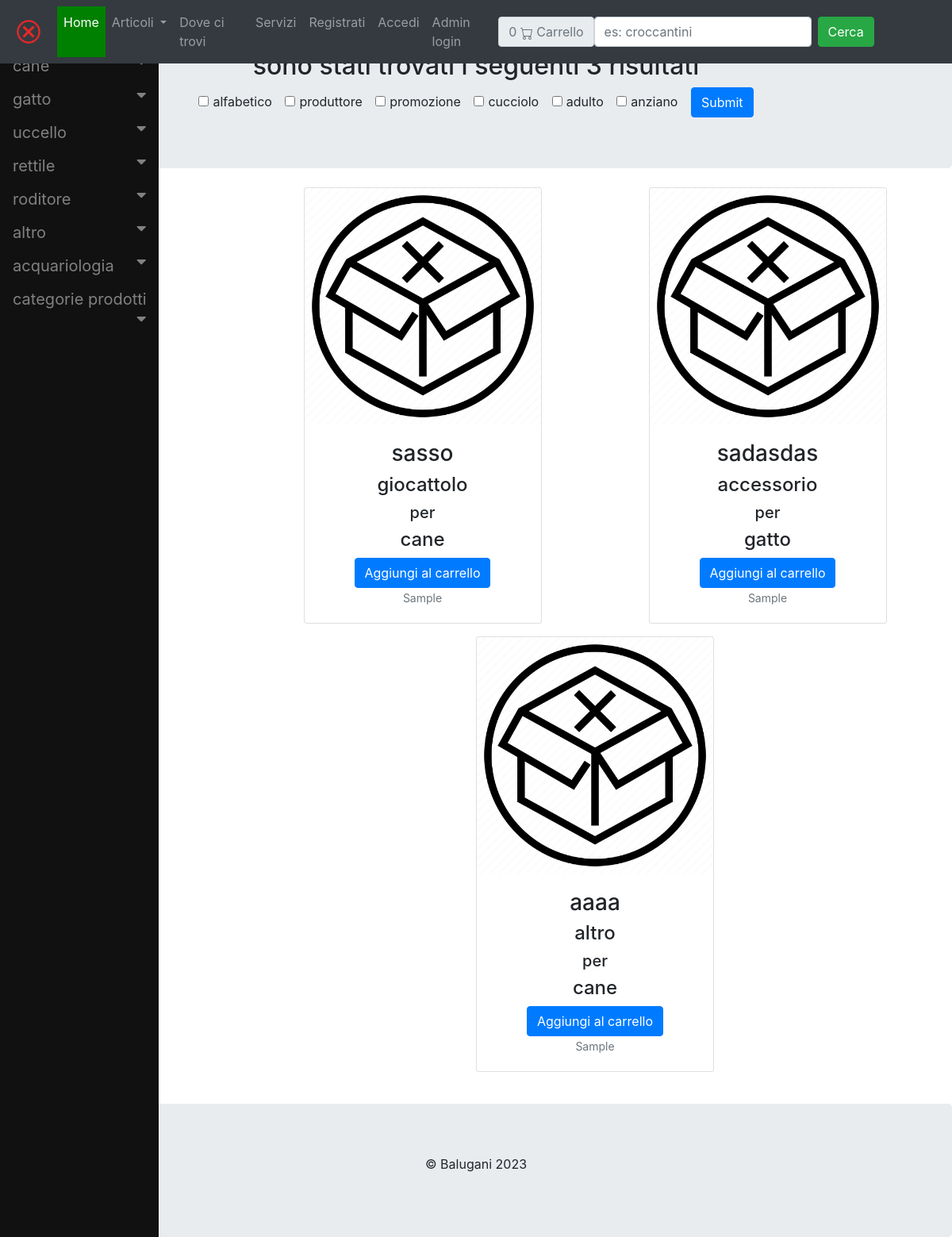
The page /prodotti on the database its author committed.
### shop_online/models/animale.py (models this page shows, shortened)
class Animale(models.Model):
    nome = models.CharField(max_length=100)
    slug = models.SlugField(null=False, unique=True)
    @staticmethod
    def ottieni_tutti_gli_animali():
        return Animale.objects.all()
    def __str__(self):
        return self.nome
    class Meta:
        verbose_name_plural = "Animali"

### shop_online/models/prodotto.py (models this page shows, shortened)
class Prodotto(models.Model):
    nome = models.CharField(max_length=100)
    animale = models.ForeignKey(Animale, on_delete=models.CASCADE)
    categoria = models.ForeignKey(Categoria, on_delete=models.CASCADE)
    venditore = models.CharField(max_length=200)
    descrizione = models.TextField(blank=True)
    prezzo = models.DecimalField(max_digits=12, decimal_places=2, default=0, validators=[MinValueValidator(Decimal('0.01'))])
    immagine = models.ImageField(null=False, upload_to='static/uploads/', default="static/prodotti/3298693.png")
    in_stock = models.BooleanField(default=True)
    slug = models.SlugField(null=False, unique=True)
    in_promo=models.BooleanField(default=False)
    cucciolo = models.BooleanField(default=True)
    adulto = models.BooleanField(default=True)
    anziano = models.BooleanField(default=True)
    creato = models.DateTimeField(auto_now_add=True)
    @staticmethod
    def ottieni_tutti_i_prodotti():
        return Prodotto.objects.all()
    class Meta:
        verbose_name_plural = "Prodotti"

### shop_online/models/categoria.py (models this page shows, shortened)
class Categoria(models.Model):
    nome = models.CharField(max_length=255)
    slug = models.SlugField(null=False, unique=True)
    @staticmethod
    def ottieni_tutte_le_categorie():
        return Categoria.objects.all()
    def __str__(self):
        return self.nome
    class Meta:
        verbose_name_plural = "Categorie"

### shop_online/views.py (the view)
# urls.py: path("prodotti", NegozioPrincipale, name="prodotti"),
def NegozioPrincipale(request):
    categorie = Categoria.ottieni_tutte_le_categorie()
    animali = Animale.ottieni_tutti_gli_animali()
    prodotti = Prodotto.ottieni_tutti_i_prodotti()
    ctx = {"animali": animali, "categorie": categorie, "prodotti": prodotti}
    return render(request, template_name="negozio_online/indice.html", context=ctx)

### carrello/templatetags/filtro_totale_articoli.py (called while the page is built)
@register.filter()
def totale_articoli(dizionario):
    try:
        return sum(dizionario.values())
    except AttributeError:
        return 0

### shop_online/templates/negozio_online/indice.html (shortened to what this page needs)
{% extends 'base.html' %}
{% load static %}
{% block head %}
    {{ block.super }}
    <link rel="stylesheet" href="https://cdnjs.cloudflare.com/ajax/libs/font-awesome/4.7.0/css/font-awesome.min.css">
    <link rel="stylesheet" type="text/css" href="{% static 'css/pulsante_su_carta_funzionante.css' %}"/>
    <link rel="stylesheet" type="text/css" href="{% static 'css/sidebar.css' %}"/>
{% endblock %}
{% block header2 %}
    {% if prodotti|length > 0 %}
        <h2> sono stati trovati i seguenti {{ prodotti|length }} risultati</h2>
    {% else %}
        <h2> Non è stato trovato nessun risultato...</h2>
        <img src="/static/sito/PngItem_4930818.png" alt="immagine triste">
        <p>No results?</p>
    {% endif %}
    <div class="container">
        <form action="/search">
            <div class="form-check-inline">
                <label class="form-check-label">
                    <input type="checkbox" class="form-check-input" id="alfabetico" name="alfabetico" value="alfabetico">alfabetico
                </label>
            </div>
            <div class="form-check-inline">
                <label class="form-check-label">
                    <input type="checkbox" class="form-check-input" id="produttore" name="produttore" value="produttore">produttore
                </label>
            </div>
            <div class="form-check-inline">
                <label class="form-check-label">
                    <input type="checkbox" class="form-check-input" id="promozione" name="promozione" value="promozione">promozione
                </label>
            </div>
            <div class="form-check-inline">
                <label class="form-check-label">
                    <input type="checkbox" class="form-check-input" id="cucciolo" name="cucciolo" value="cucciolo">cucciolo
                </label>
            </div>
            <div class="form-check-inline">
                <label class="form-check-label">
                    <input type="checkbox" class="form-check-input" id="adulto" name="adulto" value="adulto">adulto
                </label>
            </div>
            <div class="form-check-inline">
                <label class="form-check-label">
                    <input type="checkbox" class="form-check-input" id="anziano" name="anziano" value="anziano">anziano
                </label>
            </div>
            <button type="submit" class="btn btn-primary">Submit</button>
        </form>
    </div>
{% endblock %}
{% block content %}
    <div class="row">
        <div class="col-lg-3 mx-auto">
            <div class="sidenav ">
                <a href="/">Tutti i prodotti</a>
                {% for animale in animali %}
                    <button class="dropdown-btn">{{ animale }}
                        <i class="fa fa-caret-down"></i>
                    </button>
                {% endfor %}
                <button class="dropdown-btn">categorie prodotti
                    <i class="fa fa-caret-down"></i>
                </button>
            </div>
        </div>
        <div id='products' class="col-lg-9 mx-auto">
            <div class="row mx-auto">
                {% for prodotto in prodotti %}
                    <div class="card mx-auto mb-3" id={{ prodotto.id }} style="width:300px">
                        <img class="card-img-top" src="{{ prodotto.immagine.url }}" alt="Immagine prodotto"
                             style="width:100%">
                        <div class="card-body">
                            <h3 class="card-text">{{ prodotto.nome }}</h3>
                            <h4 class="card-text">{{ prodotto.categoria }}</h4>
                            <h5 class="card-text"> per </h5>
                            <h4 class="card-text">{{ prodotto.animale }}</h4>
                            {% if prodotto.in_stock %}
                                <a href="" class="btn btn-primary ">
                            {% else %}
                                <a href="#" class="btn btn-primary disabled">
                            {% endif %}
                            Aggiungi al carrello</a>
                            <p class="card-text"><small class="text-muted">Sample</small></p>
                        </div>
                    </div>
                {% endfor %}
            </div>
        </div>
    </div>
{% endblock %}

### static/css/pulsante_su_carta_funzionante.css (style rules this page uses)
.card .btn { z-index: 2; position: relative; }

### static/css/sidebar.css (style rules this page uses)
.sidenav { height: 100%; width: 200px; position: fixed; z-index: 1; top: 0; left: 0; background-color: #111; overflow-x: hidden; padding-top: 20px; }
.sidenav a, .dropdown-btn { padding: 6px 8px 6px 16px; text-decoration: none; font-size: 20px; color: #818181; display: block; border: none; background: none; width: 100%; text-align: left; cursor: pointer; outline: none; }
.fa-caret-down { float: right; padding-right: 8px; }

### rows shown on the page
Animale: nome "cane"
Animale: nome "gatto"
Animale: nome "uccello"
Animale: nome "rettile"
Animale: nome "roditore"
Animale: nome "altro"
Animale: nome "acquariologia"
Prodotto: immagine (picture), nome "sasso", categoria "giocattolo", animale "cane"
Prodotto: immagine (picture), nome "sadasdas", categoria "accessorio", animale "gatto"
Prodotto: {{ prodotto.id }} 3 (drawn), immagine (picture), nome "aaaa", categoria "altro", animale "cane"

### other values the page prints
{{ prodotti|length }} "3"
{{ request.session.carrello|totale_articoli }} "0"
